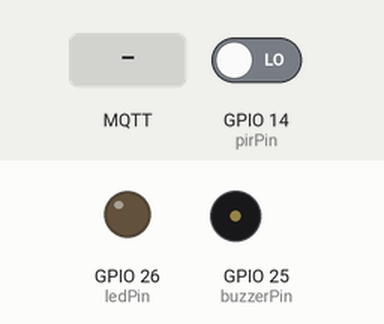
A sketch run on a simulated ESP32. Parts: output pins drawn as LEDs (lit = HIGH), buzzer (waves = sounding, pin HIGH). Inputs (shaded band) come from the test bench; at power-on: GPIO 14 (pirPin) LOW. WiFi joins after 1.5 s; servers stay silent unless stated; random numbers use the default seed unless the sketch sets one; no MQTT or app messages arrive unless stated; what the sketch prints to the serial monitor is not drawn.

Above: at 2.7 s.
2.8 s: GPIO 14 (pirPin) driven HIGH
At 3.9 s:
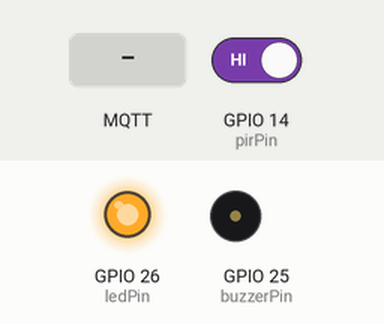
4.4 s: MQTT message "FALL" arrives on the first subscribed topic
At 5.1 s:
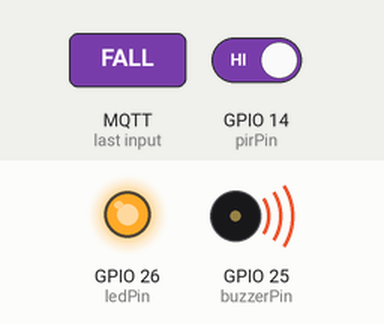
Timing chart, 0 to 8.0 s (numbered marks = the images above; inputs shaded):
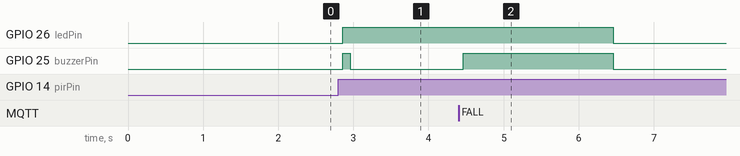

The sketch:

esp32_motion_sensor.ino
```cpp
#include <WiFi.h>
#include <PubSubClient.h>

// ================= WIFI =================
const char* ssid = "A06Sorawit";
const char* password = "m02062548";

// ================= MQTT =================
const char* mqtt_server = "broker.hivemq.com";
const int mqtt_port = 1883;

WiFiClient espClient;
PubSubClient client(espClient);

// ================= PIN =================
const int pirPin = 14;
const int ledPin = 26;
const int buzzerPin = 25;

// ================= STATE =================
bool alertActive = false;
int lastPirState = LOW;

unsigned long ledOnTime = 0;
const unsigned long ledDuration = 10000;

// ================= WIFI =================
void setup_wifi() {

  Serial.println();
  Serial.print("Connecting to WiFi: ");
  Serial.println(ssid);

  WiFi.begin(ssid, password);

  while (WiFi.status() != WL_CONNECTED) {
    delay(500);
    Serial.print(".");
  }

  Serial.println();
  Serial.println("WiFi Connected");
  Serial.print("IP Address: ");
  Serial.println(WiFi.localIP());
}

// ================= MQTT RECONNECT =================
void reconnectMQTT() {

  while (!client.connected()) {

    Serial.print("Connecting to MQTT...");

    String clientId = "ESP32-NiceCare-";
    clientId += String(random(0xffff), HEX);

    if (client.connect(clientId.c_str())) {

      Serial.println("MQTT Connected");

      // 🔥 สำคัญ: subscribe topic
      client.subscribe("nicecare/fall");

    } else {

      Serial.print("Failed, rc=");
      Serial.print(client.state());
      Serial.println(" Retry in 3 sec");

      delay(3000);
    }
  }
}

// ================= CALLBACK =================
void callback(char* topic, byte* payload, unsigned int length) {

  String msg = "";

  for (int i = 0; i < length; i++) {
    msg += (char)payload[i];
  }

  Serial.println("MQTT MSG: " + msg);

  if (msg == "FALL") {

    Serial.println("FALL DETECTED!");

    digitalWrite(ledPin, HIGH);
    digitalWrite(buzzerPin, HIGH);
    delay(2000);
    digitalWrite(buzzerPin, LOW);
    digitalWrite(ledPin, LOW);
  }
}

// ================= SETUP =================
void setup() {

  Serial.begin(115200);

  pinMode(pirPin, INPUT);
  pinMode(ledPin, OUTPUT);
  pinMode(buzzerPin, OUTPUT);

  digitalWrite(ledPin, LOW);
  digitalWrite(buzzerPin, LOW);

  setup_wifi();

  client.setServer(mqtt_server, mqtt_port);

  // 🔥 สำคัญมาก
  client.setCallback(callback);

  Serial.println("NiceCare System Ready");
}

// ================= LOOP =================
void loop() {

  if (!client.connected()) {
    reconnectMQTT();
  }

  client.loop();

  int pirState = digitalRead(pirPin);

  if (pirState == HIGH && lastPirState == LOW && !alertActive) {

    Serial.println("ELDERLY GOT UP");

    client.publish("nicecare/motion", "ELDERLY GOT UP");

    digitalWrite(ledPin, HIGH);
    digitalWrite(buzzerPin, HIGH);
    delay(100);
    digitalWrite(buzzerPin, LOW);

    ledOnTime = millis();
    alertActive = true;
  }

  if (alertActive && millis() - ledOnTime >= ledDuration) {

    digitalWrite(ledPin, LOW);
    alertActive = false;
  }

  lastPirState = pirState;

  delay(100);
}
```

Measured:
- after the input at 2.8 s, GPIO 26 (ledPin): LOW → HIGH after 0.06 s; GPIO 25 (buzzerPin): LOW → HIGH after 0.06 s, → LOW 0.10 s later
- after the input at 4.4 s, GPIO 26 (ledPin): HIGH → LOW after 2.1 s; GPIO 25 (buzzerPin): LOW → HIGH after 0.06 s, → LOW 2.0 s later
